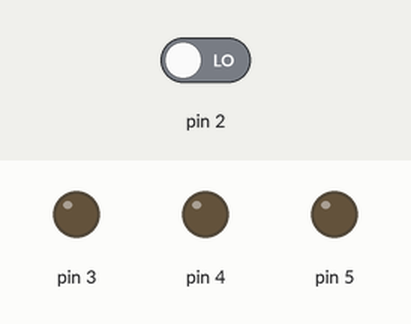
Simulated run of this sketch. Board: Arduino Uno, built with avr-gcc and run on an emulated ATmega328P. Parts: output pins drawn as LEDs (lit = HIGH). Inputs (shaded band) come from the test bench; at power-on: pin 2 LOW.

Above: at 1.2 s.
1.3 s: pin 2 driven HIGH
At 2.0 s:
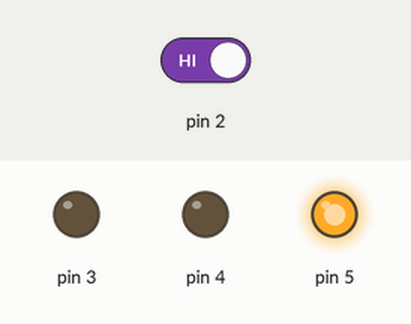
At 4.1 s:
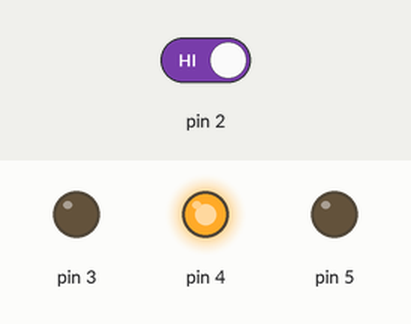
7.3 s: pin 2 driven LOW
At 8.2 s:
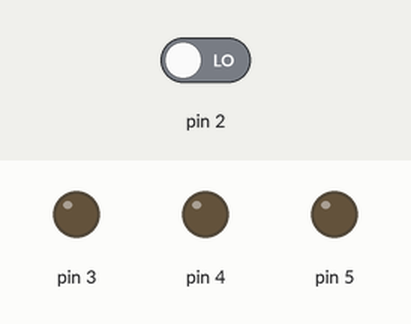
Timing chart, 0 to 10.3 s (numbered marks = the images above; inputs shaded):
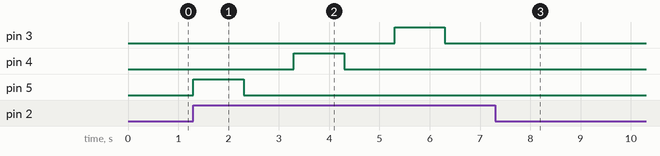

Measured:
- after the input at 1.3 s, pin 3: LOW → HIGH after 4.0 s, → LOW 1.0 s later; pin 4: LOW → HIGH after 2.0 s, → LOW 1.0 s later; pin 5: LOW → HIGH at once, → LOW 1.0 s later
- after the input at 7.3 s, pin 3: stays LOW (without the input it goes to HIGH after 4.0 s); pin 4: stays LOW (without the input it goes to HIGH after 2.0 s); pin 5: stops changing and stays LOW

The sketch:

Blink1.ino
```cpp
/*
  The documentation at http://arduino.cc
 */

void setup() {
  pinMode(3, OUTPUT);
  pinMode(4, OUTPUT);
  pinMode(5, OUTPUT);
  pinMode(2, INPUT);
}

void ControlLights() {
	digitalWrite(5, HIGH);   // turn the LED on (HIGH is the voltage level)
	delay(1000);              // wait for a second
	digitalWrite(5, LOW);    // turn the LED off by making the voltage LOW
	delay(1000);              // wait for a second

	digitalWrite(4, HIGH);   // turn the LED on (HIGH is the voltage level)
	delay(1000);              // wait for a second
	digitalWrite(4, LOW);    // turn the LED off by making the voltage LOW
	delay(1000);

	digitalWrite(3, HIGH);   // turn the LED on (HIGH is the voltage level)
	delay(1000);              // wait for a second
	digitalWrite(3, LOW);    // turn the LED off by making the voltage LOW
	delay(1000);
}

void loop() {
		while (true) {
		int switchstate = digitalRead(2);
		if (switchstate == HIGH) {
			ControlLights();
		}
	}
}
```
